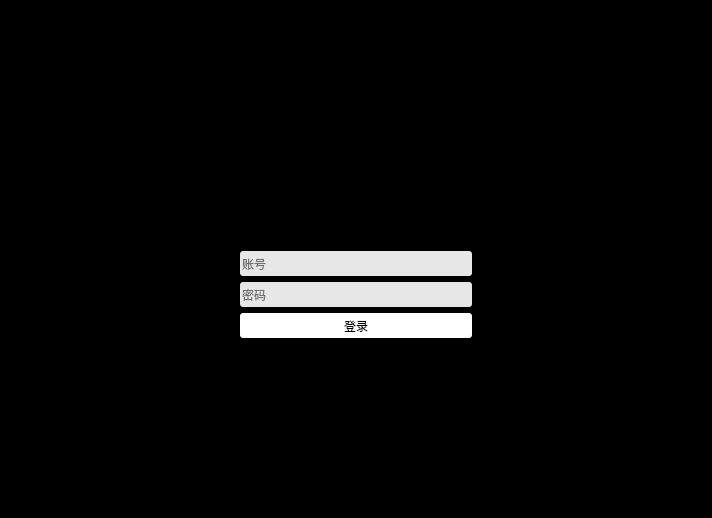
<?xml version="1.0" encoding="UTF-8"?>
<ui version="4.0">
 <class>MainWindow</class>
 <widget class="QMainWindow" name="MainWindow">
  <property name="geometry">
   <rect>
    <x>0</x>
    <y>0</y>
    <width>712</width>
    <height>518</height>
   </rect>
  </property>
  <property name="windowTitle">
   <string>MainWindow</string>
  </property>
  <property name="styleSheet">
   <string notr="true"/>
  </property>
  <widget class="QWidget" name="centralwidget">
   <property name="styleSheet">
    <string notr="true">background-color: rgb(0, 0, 0);</string>
   </property>
   <layout class="QGridLayout" name="gridLayout">
    <item row="3" column="0">
     <layout class="QHBoxLayout" name="horizontalLayout_4">
      <item>
       <spacer name="horizontalSpacer">
        <property name="orientation">
         <enum>Qt::Horizontal</enum>
        </property>
        <property name="sizeHint" stdset="0">
         <size>
          <width>40</width>
          <height>20</height>
         </size>
        </property>
       </spacer>
      </item>
      <item>
       <widget class="QLineEdit" name="username_lineEdit">
        <property name="minimumSize">
         <size>
          <width>0</width>
          <height>25</height>
         </size>
        </property>
        <property name="styleSheet">
         <string notr="true">background-color: rgb(231, 231, 231);
border-radius: 3px;</string>
        </property>
        <property name="placeholderText">
         <string>账号</string>
        </property>
       </widget>
      </item>
      <item>
       <spacer name="horizontalSpacer_3">
        <property name="orientation">
         <enum>Qt::Horizontal</enum>
        </property>
        <property name="sizeHint" stdset="0">
         <size>
          <width>40</width>
          <height>20</height>
         </size>
        </property>
       </spacer>
      </item>
     </layout>
    </item>
    <item row="2" column="0">
     <layout class="QHBoxLayout" name="horizontalLayout_2">
      <item>
       <widget class="QLabel" name="logo_label">
        <property name="minimumSize">
         <size>
          <width>300</width>
          <height>90</height>
         </size>
        </property>
        <property name="maximumSize">
         <size>
          <width>300</width>
          <height>90</height>
         </size>
        </property>
        <property name="layoutDirection">
         <enum>Qt::LeftToRight</enum>
        </property>
        <property name="text">
         <string/>
        </property>
        <property name="pixmap">
         <pixmap resource="../images/images.qrc">:/logo/logo.png</pixmap>
        </property>
       </widget>
      </item>
     </layout>
    </item>
    <item row="5" column="0">
     <layout class="QHBoxLayout" name="horizontalLayout_5">
      <item>
       <spacer name="horizontalSpacer_5">
        <property name="orientation">
         <enum>Qt::Horizontal</enum>
        </property>
        <property name="sizeHint" stdset="0">
         <size>
          <width>40</width>
          <height>20</height>
         </size>
        </property>
       </spacer>
      </item>
      <item>
       <widget class="QPushButton" name="login_pushButton">
        <property name="sizePolicy">
         <sizepolicy hsizetype="Expanding" vsizetype="Fixed">
          <horstretch>0</horstretch>
          <verstretch>0</verstretch>
         </sizepolicy>
        </property>
        <property name="minimumSize">
         <size>
          <width>0</width>
          <height>25</height>
         </size>
        </property>
        <property name="font">
         <font>
          <family>微软雅黑 Light</family>
         </font>
        </property>
        <property name="cursor">
         <cursorShape>PointingHandCursor</cursorShape>
        </property>
        <property name="styleSheet">
         <string notr="true">background-color: rgb(255, 255, 255);
border-radius: 3px;</string>
        </property>
        <property name="text">
         <string>登录</string>
        </property>
       </widget>
      </item>
      <item>
       <spacer name="horizontalSpacer_6">
        <property name="orientation">
         <enum>Qt::Horizontal</enum>
        </property>
        <property name="sizeHint" stdset="0">
         <size>
          <width>40</width>
          <height>20</height>
         </size>
        </property>
       </spacer>
      </item>
     </layout>
    </item>
    <item row="1" column="0">
     <layout class="QHBoxLayout" name="horizontalLayout_8">
      <item>
       <widget class="QLabel" name="icon">
        <property name="minimumSize">
         <size>
          <width>100</width>
          <height>100</height>
         </size>
        </property>
        <property name="maximumSize">
         <size>
          <width>100</width>
          <height>100</height>
         </size>
        </property>
        <property name="text">
         <string/>
        </property>
        <property name="pixmap">
         <pixmap resource="../images/images.qrc">:/icon/icon.png</pixmap>
        </property>
       </widget>
      </item>
     </layout>
    </item>
    <item row="0" column="0">
     <spacer name="verticalSpacer_2">
      <property name="orientation">
       <enum>Qt::Vertical</enum>
      </property>
      <property name="sizeType">
       <enum>QSizePolicy::Minimum</enum>
      </property>
      <property name="sizeHint" stdset="0">
       <size>
        <width>20</width>
        <height>40</height>
       </size>
      </property>
     </spacer>
    </item>
    <item row="4" column="0">
     <layout class="QHBoxLayout" name="horizontalLayout">
      <item>
       <spacer name="horizontalSpacer_2">
        <property name="orientation">
         <enum>Qt::Horizontal</enum>
        </property>
        <property name="sizeHint" stdset="0">
         <size>
          <width>40</width>
          <height>20</height>
         </size>
        </property>
       </spacer>
      </item>
      <item>
       <widget class="QLineEdit" name="password_lineEdit">
        <property name="minimumSize">
         <size>
          <width>0</width>
          <height>25</height>
         </size>
        </property>
        <property name="styleSheet">
         <string notr="true">background-color: rgb(231, 231, 231);
border-radius:3px;</string>
        </property>
        <property name="echoMode">
         <enum>QLineEdit::Password</enum>
        </property>
        <property name="placeholderText">
         <string>密码</string>
        </property>
       </widget>
      </item>
      <item>
       <spacer name="horizontalSpacer_4">
        <property name="orientation">
         <enum>Qt::Horizontal</enum>
        </property>
        <property name="sizeHint" stdset="0">
         <size>
          <width>40</width>
          <height>20</height>
         </size>
        </property>
       </spacer>
      </item>
     </layout>
    </item>
    <item row="6" column="0">
     <spacer name="verticalSpacer">
      <property name="orientation">
       <enum>Qt::Vertical</enum>
      </property>
      <property name="sizeType">
       <enum>QSizePolicy::Expanding</enum>
      </property>
      <property name="sizeHint" stdset="0">
       <size>
        <width>20</width>
        <height>40</height>
       </size>
      </property>
     </spacer>
    </item>
   </layout>
  </widget>
 </widget>
 <resources>
  <include location="../images/images.qrc"/>
 </resources>
 <connections/>
</ui>
